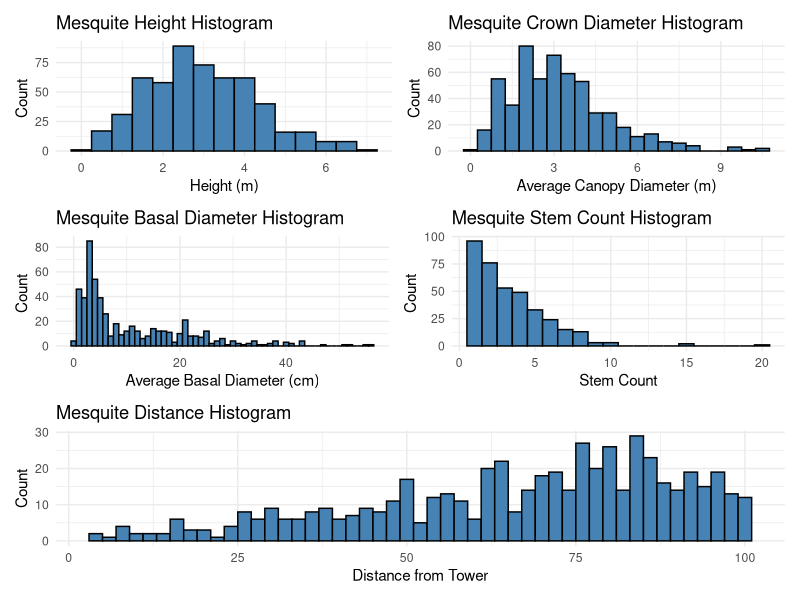

R code for this plot:
# At the US-SRG flux tower site, we conducted a woody plant census within a 100m
# radius of the tower. This script visualizes 2025 mesquite census data as 
# histograms of height, canopy diameter, basal diameter, stem count, and
# distance from the tower.
# 
# This script executes the following steps:
#   1. Formats 2025 data
#   2. Visualizes distributions of mesquite census observations with histograms

#===============================================================================
#Load necessary packages--------------------------------------------------------
#===============================================================================
library(dplyr)
library(ggplot2)
library(patchwork)

#===============================================================================
#Format 2025 data---------------------------------------------------------------
#===============================================================================
census_dat <- read.csv("./Data/GitData/US-SRG_WoodyPlantCensus_28052025.csv")
avg_census_dat <- census_dat%>%
  group_by(ID)%>%
  reframe(Species = Species,
            Distance = Distance,
            BasalDiameter = mean(BasalDiameter, na.rm = T),
            CrownDiameter = mean(CrownDiameter, na.rm = T),
            Height = Height, 
            StemCount = StemCount)%>%
  filter(Species != "")

mes_dat <- avg_census_dat%>%
  filter(Species == "MES")

#===============================================================================
#Create histograms--------------------------------------------------------------
#===============================================================================
HeightHist <- ggplot(avg_census_dat, aes(x = Height))+
  geom_histogram(binwidth = 0.5, fill = "steelblue", color ="black")+
  labs(title = "Height- All Overstory",
       x = "Height (m)",
       y = "Count")+
  theme_minimal()

MesHeightHist <- ggplot(mes_dat, aes(x = Height))+
  geom_histogram(binwidth = 0.5, fill = "steelblue", color ="black")+
  labs(title = "Mesquite Height Histogram",
       x = "Height (m)",
       y = "Count")+
  theme_minimal()

MesCanDiHist <- ggplot(mes_dat, aes(x = CrownDiameter))+
  geom_histogram(binwidth = 0.5, fill = "steelblue", color ="black")+
  labs(title = "Mesquite Crown Diameter Histogram",
       x = "Average Canopy Diameter (m)",
       y = "Count")+
  theme_minimal()

MesBasDiHist <- ggplot(mes_dat, aes(x = BasalDiameter))+
  geom_histogram(binwidth = 1, fill = "steelblue", color ="black")+
  labs(title = "Mesquite Basal Diameter Histogram",
       x = "Average Basal Diameter (cm)",
       y = "Count")+
  theme_minimal()

MesStemHist <- ggplot(mes_dat, aes(x = StemCount))+
  geom_histogram(binwidth = 1, fill = "steelblue", color ="black")+
  labs(title = "Mesquite Stem Count Histogram",
       x = "Stem Count",
       y = "Count")+
  theme_minimal()

MesDistHist <- ggplot(mes_dat, aes(x = Distance))+
  geom_histogram(binwidth = 2, fill = "steelblue", color ="black")+
  labs(title = "Mesquite Distance Histogram",
       x = "Distance from Tower",
       y = "Count")+
  theme_minimal()

(MesHeightHist + MesCanDiHist)/ (MesBasDiHist + MesStemHist) / MesDistHist
